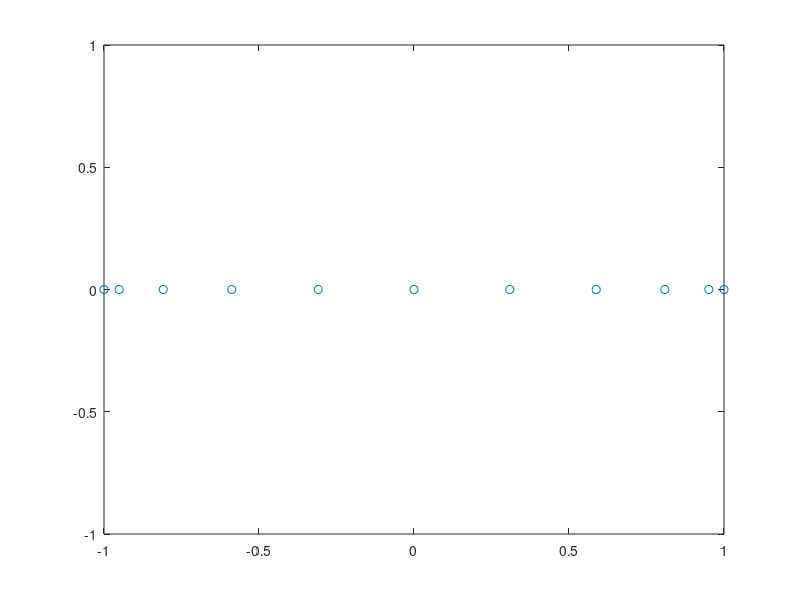

Source code (MATLAB):
clear all; close all; clc; 

Nz = 10;
N = Nz;
%N = Nz + 1;

k_indices = N:-1:0;

cheb_11 = cos(k_indices * pi / N);
y = zeros(1,N+1);

plot(cheb_11, y,'o');